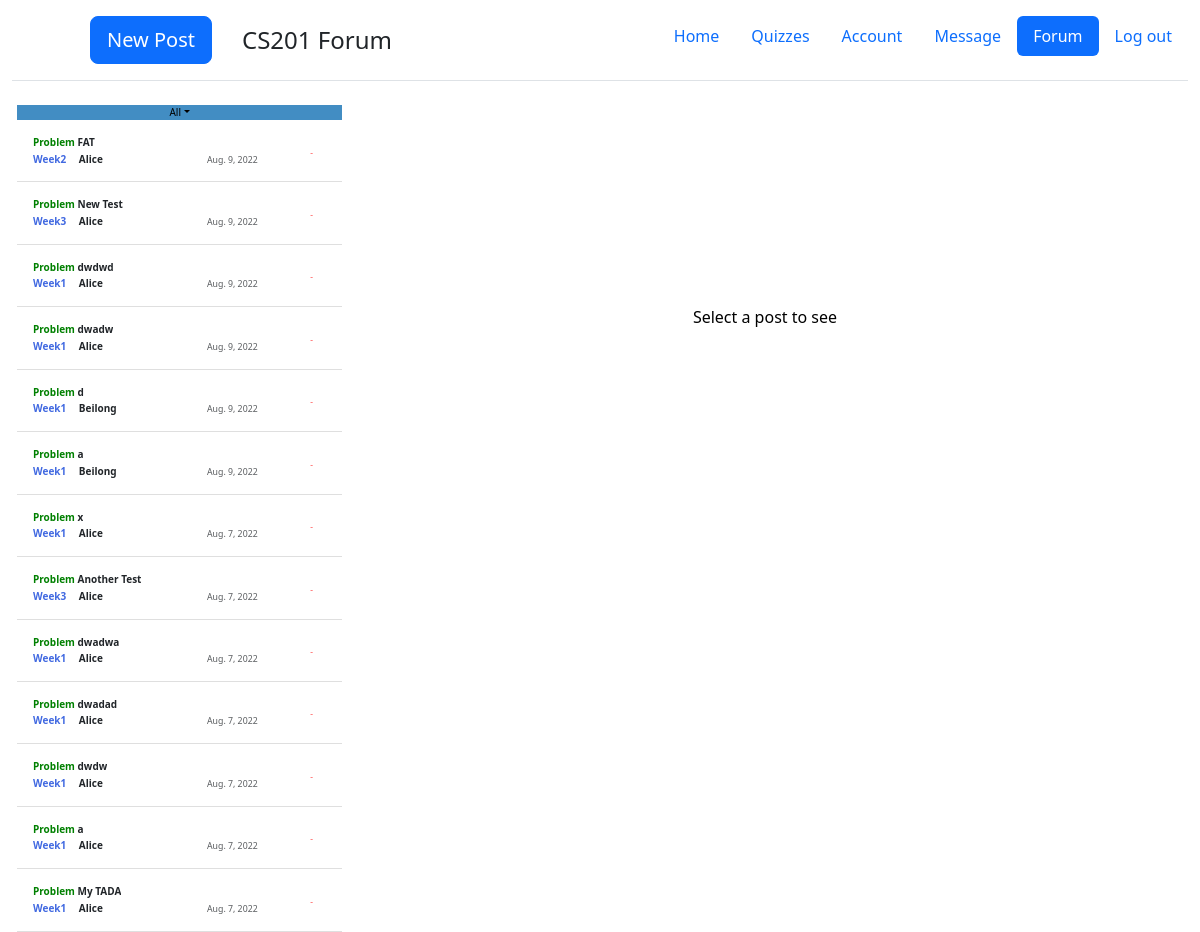
/cs201/forum/All (signed in, upper part), run on an earlier commit of the app's database.
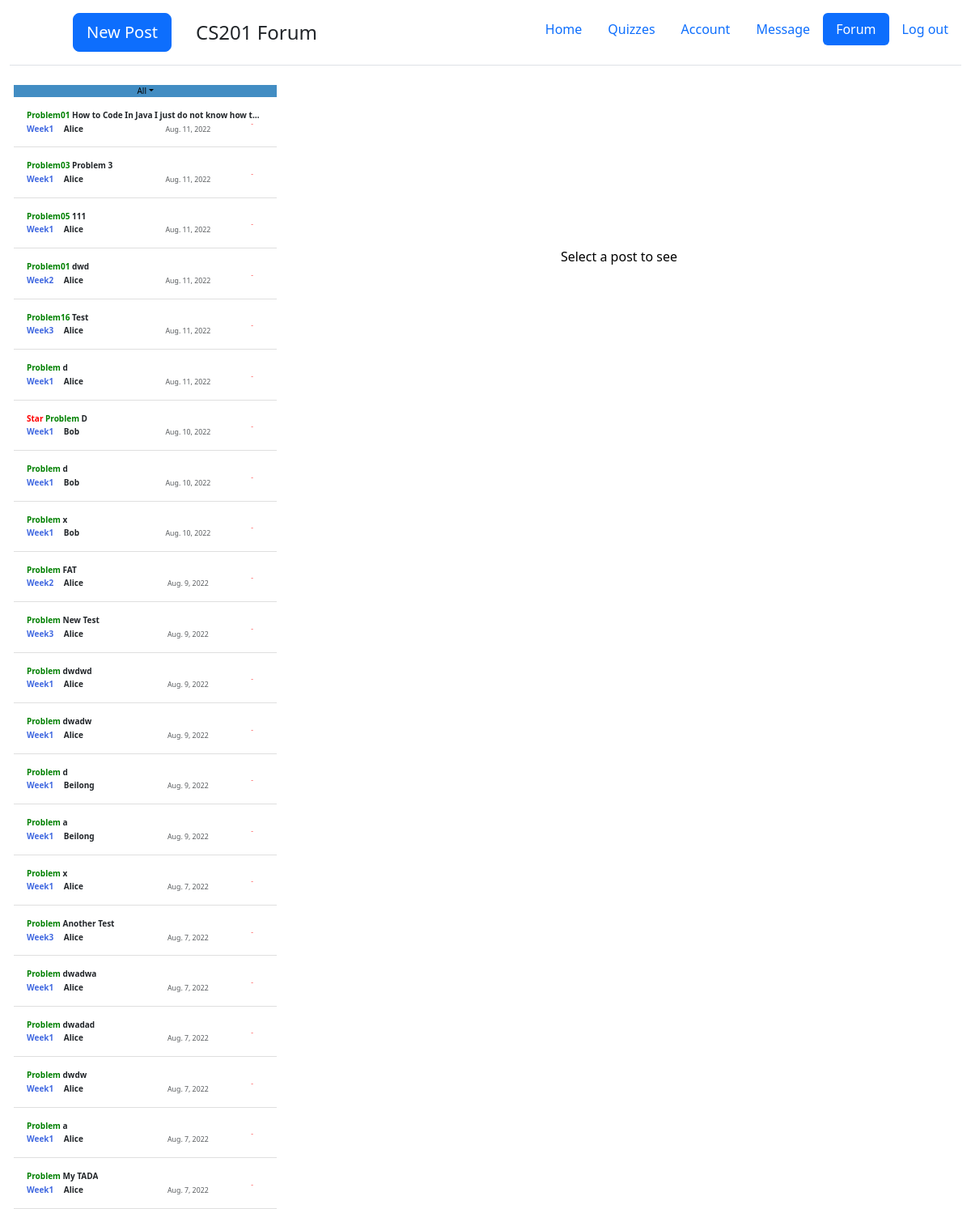
And on a later commit of the database.
### forum/models.py (models this page shows, shortened)
class Post(models.Model):
    text=models.TextField()
    author_name= models.CharField(max_length=50)
    author_netid = models.CharField(max_length=8)
    pub_date = models.DateTimeField(default=datetime.datetime.strptime('2022-7-26 6:00','%Y-%m-%d %H:%M').astimezone(datetime.timezone(datetime.timedelta(hours=0))))
    title = models.CharField(max_length=100)
    level = models.IntegerField(default=0)
    question_id = models.IntegerField(default=0)
    category = models.IntegerField(default=0)

### forum/views.py (the view)
# urls.py: path('/<str:filt>', views.forum,name='forum'),
def forum(request,filt):
    context={}
    student = Student.objects.get(student_netid=request.user.username)
    post_seen = list(map(int,list(filter(lambda x:x!='',student.forum_seen.split(',')))))
    comment_seen = list(map(int,(list(filter(lambda x: x!="", student.comment_seen.split(','))))))
    post_star = list(map(int,(list(filter(lambda x: x!="", student.forum_star.split(','))))))
    if filt == 'All':
        context['post']=Post.objects.all().order_by('-pub_date')
    elif filt =='Star':
        post = [Post.objects.get(id=star_id) for star_id in post_star]
        context['post']= post
    elif filt[0:2]=='We':
        week = int(filt[4:])
        context['post'] = Post.objects.filter(question_id__gte=week*100 ,question_id__lte=(week+1)*100).order_by('-pub_date')
        context['first']=filt
        context['problem'] = Questiondict.objects.filter(question_id__gte=week*100 ,question_id__lte=(week+1)*100).order_by('question_id')
    else :
        question_id = int(filt)
        week = int(filt[0:1])
        context['post'] = Post.objects.filter(question_id=question_id).order_by('-pub_date')
        context['problem']=Questiondict.objects.filter(question_id__gte=100*week,question_id__lte=100*(week+1)).order_by('question_id')
        context['first']="Week"+str(week)
    context['post_star']=post_star
    context['post_seen']=post_seen
    context['filt']=filt
    context['comment_seen']= [Comment.objects.get(id=comment_id).post_id for comment_id in comment_seen]
    return render(request, 'forum/forum.html',context)

### quiz/templatetags/my_tags.py (called while the page is built, shortened)
@register.filter
def date(date):
    return date.date()

@register.filter
def show_category(level):
    if level==0:
        return 'Week1'
    if level==1:
        return 'Week2'
    if level==2:
        return 'Week3'
    if level==3:
        return 'Week4'

@register.filter
def show_question(question_id):
    s = str(question_id)[1:]
    return 'Problem'+s

@register.filter
def title1(name):
    if name[0:2]!='We' and name[0:2]!='St' and name[0:2]!='Al':
        return 'Week' + str(name[0:1])
    return name

### forum/templates/forum/forum.html (shortened to what the changed rows need)
<!doctype html>
<html lang="en" class="h-100">
  <head>
{% load static %}
{% load my_tags%}
<link rel = "stylesheet" type ="text/css" href = "{% static 'quiz/bootstrap/css/bootstrap.min.css' %}">
<link rel = "stylesheet" type ="text/css" href = "{% static 'simple_judge/cover.css' %}">
<link rel = "stylesheet" type ="text/css" href = "{% static 'forum/sidebars.css' %}">
  </head>
  <body class="d-flex h-100 text-center text-black bg-white">
    <div class="container-fluid d-flex w-100 h-100  mx-auto flex-column" style='width:1800px'>
    <main class="d-flex ">
              <div class="d-flex flex-column align-items-stretch flex-shrink-0 bg-white" style="width: 325px;font-size:10px;margin-left:5px;" id ='sidebar'>
                <div class="list-group list-group-flush border-bottom scrollarea" style="overflow:auto;white-space:nowrap" id='siding'>
                  {% for c in post %}
                  <button  class="list-group-item list-group-item-action py-3 lh-sm  " id="{{c.id}}" aria-current="true" onclick='another({{c.id}})'>
                    <div class="d-flex w-100 align-items-center justify-content-between">
                      <strong class="mb-1" style="overflow: hidden;text-overflow: ellipsis;word-break:keep-all;white-space:nowrap;display:block;">
                        {%if c.id in post_star%}
                        <strong style='color:red'>Star</strong>
                        {%endif%}
                        <strong style='color:green'>{{c.question_id|show_question}}</strong> {{c.title}}</strong>
                    </div>
                                      <div class='row'>
                                        <div class="col-md-6 " style="overflow: hidden;text-overflow: ellipsis;word-break:keep-all;white-space:nowrap;display:block;text-align:left">
                                          <a style='color:red' name='category'><strong>{{c.category|show_category}}</strong></a>
                                          <strong style='margin-left:10px' name='colorauthor'>{{c.author_name}}</strong>
                                        </div>
                                          <div class ='col-md-4' style=''>
                                            <small class="text-muted" style=''>{{c.pub_date|date}}</small>
                                          </div>
                                            <div class='col-md-2 ' style='font-size:1px'>
                                              {% if c.id in post_seen%}
                                              <strong style='color:red;display:inline' id='status'>New</strong>
                                              {% else %}
                                                      {% if c.id in comment_seen %}
                                                      <strong style='color:orange;font-size:100%' id ='comment' >Update</strong>
                                                      {% endif %}
                                              {% endif %}
                                            </div>
                                      </div>
                    </button>
                  {%endfor%}
                </div>
              </div>
    </main>
</div>
  </body>
</html>

What changed in the data, as far as the page shows it:
added Post: question_id|show_question "Problem01", title "How to Code In Java I just do not know how t…", category|show_category "Week1", author_name "Alice", pub_date "Aug. 11, 2022"
added Post: question_id|show_question "Problem03", title "Problem 3", category|show_category "Week1", author_name "Alice", pub_date "Aug. 11, 2022"
added Post: question_id|show_question "Problem05", title "111", category|show_category "Week1", author_name "Alice", pub_date "Aug. 11, 2022"
added Post: question_id|show_question "Problem01", title "dwd", category|show_category "Week2", author_name "Alice", pub_date "Aug. 11, 2022"
added Post: question_id|show_question "Problem16", title "Test", category|show_category "Week3", author_name "Alice", pub_date "Aug. 11, 2022"
added Post: question_id|show_question "Problem", title "d", category|show_category "Week1", author_name "Alice", pub_date "Aug. 11, 2022"
added Post: shows "Star", question_id|show_question "Problem", title "D", category|show_category "Week1", author_name "Bob", pub_date "Aug. 10, 2022"
added Post: question_id|show_question "Problem", title "d", category|show_category "Week1", author_name "Bob", pub_date "Aug. 10, 2022"
added Post: question_id|show_question "Problem", title "x", category|show_category "Week1", author_name "Bob", pub_date "Aug. 10, 2022"
